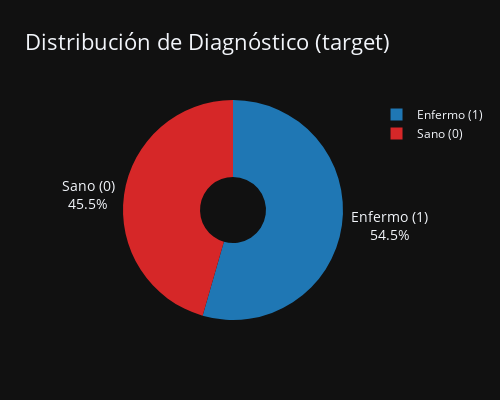

The cell this chart's notebook holds for it:
### Code cell
import plotly.express as px

target_counts = df["target"].value_counts().sort_index()
target_labels = ['Sano (0)', 'Enfermo (1)']  # Agrega etiquetas claras

fig_pie = px.pie(
    names=target_labels,
    values=target_counts,
    title="Distribución de Diagnóstico (target)",
    color_discrete_sequence=["#1f77b4", "#d62728"],
    hole=0.3
)

fig_pie.update_traces(textinfo='percent+label', textfont_size=18)

fig_pie.update_layout(
    template="plotly_dark",
    showlegend=True,
    title_font_size=22,
    width=500,
    height=400
)

fig_pie.update_traces(
    textinfo='percent+label',
    textfont_size=14,
    textposition='outside'
)


fig_pie.show()

### Figure 1 — Plotly figure (JSON) as saved in the notebook; plotly's stock layout.template omitted (floating-point values rounded to 4 significant figures)
{"data": [{"domain": {"x": [0, 1], "y": [0, 1]}, "hole": 0.3, "hovertemplate": "label=%{label}<br>value=%{value}<extra></extra>", "labels": ["Sano (0)", "Enfermo (1)"], "legendgroup": "", "name": "", "showlegend": true, "textfont": {"size": 14}, "textinfo": "percent+label", "textposition": "outside", "type": "pie", "values": [138, 165]}], "layout": {"height": 400, "legend": {"tracegroupgap": 0}, "piecolorway": ["#1f77b4", "#d62728"], "showlegend": true, "title": {"font": {"size": 22}, "text": "Distribución de Diagnóstico (target)"}, "width": 500}}
